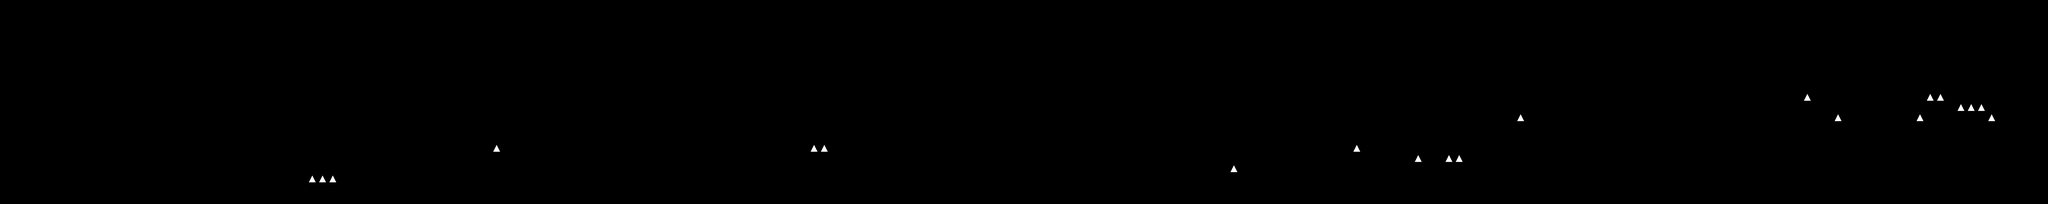

This game map was drawn from its Tiled (.tmx) file and the tilesets committed beside it. A one-line description and the trimmed map source follow:
An orthogonal 200x20 tile map with 64x64 px tiles, 2 tile layers (tileLayer, hazardLayer) and 127 objects (48x color, 42x coin, 11x staticshooter, 4x flyer, 3x jumper, ...).

<map version="1.0" orientation="orthogonal" renderorder="right-down" width="200" height="20" tilewidth="64" tileheight="64" nextobjectid="228">
    <tileset firstgid="1" name="worlds" tilewidth="64" tileheight="64" spacing="16" margin="8" tilecount="9" columns="9">
        <image source="tiles.png" width="720" height="80" />
    </tileset>
    <layer name="tileLayer" width="200" height="20">
        <data>[4000 cells, 535 non-empty, 8 distinct tile ids]</data>
    </layer>
    <objectgroup name="gameObjects">
        <object id="1" name="player" x="128" y="1024" width="64" height="128" />
        <object id="2" name="walker" x="1152" y="1024" width="64" height="128" />
        <object id="3" name="staticshooter" x="2752" y="512" width="64" height="128" />
        <object id="4" name="walker" x="640" y="1024" width="64" height="128" />
        <object id="5" name="staticshooter" x="3456" y="640" width="64" height="128" />
        <object id="7" name="jumper" x="7424" y="960" width="64" height="128" />
        <object id="10" name="jumper" x="9664" y="512" width="64" height="128" />
        <object id="11" name="staticshooter" x="11392" y="512" width="64" height="128" />
        <object id="13" name="flyer" x="5888" y="704" width="64" height="128" />
        <object id="14" name="flyer" x="6784" y="768" width="64" height="128" />
        <object id="15" name="staticshooter" x="8256" y="832" width="64" height="128" />
        <object id="16" name="staticshooter" x="9216" y="768" width="64" height="128" />
        <object id="17" name="staticshooter" x="9984" y="512" width="64" height="128" />
        <object id="21" name="powerup" x="6656" y="896" width="64" height="64" />
        <object id="24" name="exit" x="12672" y="576" width="128" height="192" />
        <object id="72" name="coin" x="8256" y="832" width="64" height="64" />
        <object id="73" name="coin" x="8192" y="832" width="64" height="64" />
        <object id="96" name="coin" x="4096" y="768" width="64" height="64" />
        <object id="97" name="coin" x="4160" y="832" width="64" height="64" />
        <object id="98" name="coin" x="4096" y="896" width="64" height="64" />
        <object id="99" name="coin" x="4032" y="832" width="64" height="64" />
        <object id="108" name="coin" x="4864" y="256" width="64" height="64" />
        <object id="109" name="coin" x="4928" y="256" width="64" height="64" />
        <object id="110" name="coin" x="4992" y="256" width="64" height="64" />
        <object id="111" name="coin" x="5056" y="256" width="64" height="64" />
        <object id="112" name="staticshooter" x="5120" y="256" width="64" height="128" />
        <object id="137" name="jumper" x="12608" y="640" width="64" height="128" />
        <object id="138" name="staticshooter" x="11904" y="640" width="64" height="128" />
        <object id="143" name="coin" x="9152" y="320" width="64" height="64" />
        <object id="145" name="coin" x="9216" y="320" width="64" height="64" />
        <object id="146" name="coin" x="10112" y="512" width="64" height="64" />
        <object id="147" name="coin" x="10048" y="512" width="64" height="64" />
        <object id="148" name="coin" x="10560" y="512" width="64" height="64" />
        <object id="149" name="coin" x="10624" y="512" width="64" height="64" />
        <object id="150" name="coin" x="10304" y="512" width="64" height="64" />
        <object id="151" name="coin" x="10368" y="512" width="64" height="64" />
        <object id="153" name="coin" x="10816" y="512" width="64" height="64" />
        <object id="154" name="coin" x="10880" y="512" width="64" height="64" />
        <object id="159" name="coin" x="11584" y="640" width="64" height="64" />
        <object id="160" name="coin" x="11712" y="576" width="64" height="64" />
        <object id="161" name="coin" x="11648" y="576" width="64" height="64" />
        <object id="162" name="coin" x="11776" y="576" width="64" height="64" />
        <object id="163" name="coin" x="11840" y="640" width="64" height="64" />
        <object id="113" name="coin" x="5696" y="192" width="64" height="64" />
        <object id="114" name="coin" x="5760" y="192" width="64" height="64" />
        <object id="115" name="coin" x="5632" y="192" width="64" height="64" />
        <object id="116" name="coin" x="6016" y="768" width="64" height="64" />
        <object id="117" name="coin" x="5760" y="512" width="64" height="64" />
        <object id="118" name="coin" x="5888" y="640" width="64" height="64" />
        <object id="119" name="coin" x="5824" y="192" width="64" height="64" />
        <object id="120" name="coin" x="5888" y="192" width="64" height="64" />
        <object id="121" name="coin" x="5952" y="192" width="64" height="64" />
        <object id="124" name="coin" x="8000" y="448" width="64" height="64" />
        <object id="125" name="coin" x="8064" y="448" width="64" height="64" />
        <object id="126" name="coin" x="8128" y="448" width="64" height="64" />
        <object id="127" name="coin" x="8192" y="448" width="64" height="64" />
        <object id="128" name="coin" x="8256" y="448" width="64" height="64" />
        <object id="129" name="coin" x="8000" y="832" width="64" height="64" />
        <object id="130" name="coin" x="8064" y="832" width="64" height="64" />
        <object id="131" name="coin" x="8128" y="832" width="64" height="64" />
        <object id="194" name="staticshooter" x="5376" y="704" width="64" height="128" />
        <object id="195" name="staticshooter" x="8192" y="448" width="64" height="128" />
        <object id="196" name="flyer" x="8960" y="704" width="64" height="128" />
        <object id="197" name="flyer" x="3648" y="768" width="64" height="128" />
        <object id="199" name="spike" x="4992" y="640" width="64" height="64" />
        <object id="200" name="spike" x="5952" y="448" width="64" height="64" />
        <object id="201" name="spike" x="9216" y="576" width="64" height="64" />
        <object id="221" name="staticshooter" x="9600" y="512" width="64" height="128" />
        <object id="222" name="house2" x="6400" y="512" width="576" height="512" />
        <object id="223" name="house1" x="8704" y="448" width="576" height="512" />
    </objectgroup>
    <layer name="hazardLayer" width="200" height="20">
        <data>[4000 cells, 22 non-empty, 2 distinct tile ids]</data>
    </layer>
    <objectgroup name="colors">
        <object id="2" name="color" x="0" y="1152" width="1344" height="128" />
        <object id="7" name="color" x="3648" y="896" width="256" height="384" />
        <object id="8" name="color" x="3200" y="768" width="320" height="576" />
        <object id="13" name="color" x="4736" y="384" width="512" height="256" />
        <object id="14" name="color" x="5504" y="640" width="256" height="128" />
        <object id="15" name="color" x="5632" y="320" width="384" height="128" />
        <object id="16" name="color" x="5760" y="768" width="128" height="128" />
        <object id="17" name="color" x="5888" y="896" width="128" height="128" />
        <object id="18" name="color" x="6016" y="1024" width="128" height="128" />
        <object id="19" name="color" x="6912" y="704" width="256" height="192" />
        <object id="20" name="color" x="6272" y="1024" width="768" height="128" />
        <object id="21" name="color" x="7936" y="960" width="576" height="320" />
        <object id="22" name="color" x="8704" y="1024" width="192" height="256" />
        <object id="34" name="house1" x="7296" y="704" width="640" height="384" />
        <object id="40" name="tree2" x="3264" y="640" width="128" height="128" />
        </objectgroup>
    <objectgroup name="background">
        <!-- 3 objects omitted --></objectgroup>
</map>
<!-- 42 of 127 objects omitted -->
